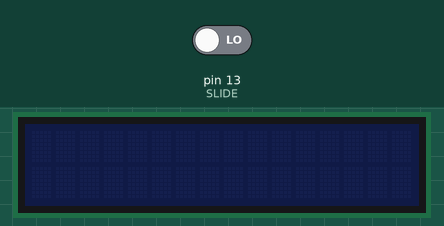
Simulated run of this sketch. Board: Arduino Uno, built with avr-gcc and run on an emulated ATmega328P. Shown: 16×2 character LCD. Inputs (shaded band) come from the test bench; at power-on: pin 13 (SLIDE) LOW. What the sketch prints to the serial monitor is not drawn.

Above: at 1.2 s.
1.3 s: pin 13 (SLIDE) driven HIGH
At 1.6 s:
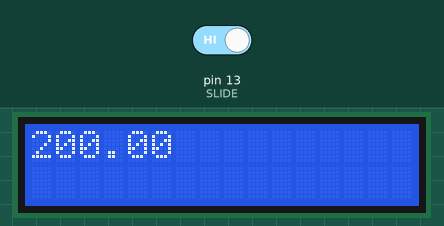
2.8 s: pin 13 (SLIDE) driven LOW
At 3.8 s:
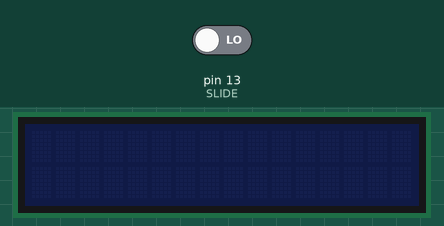
Timing chart, 0 to 5.8 s (numbered marks = the images above; inputs shaded):
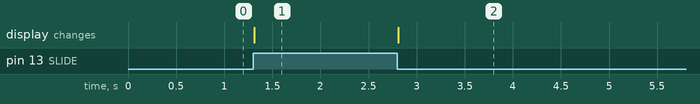

Measured:
- after the input at 1.3 s, the display: changes at once (image 1)
- after the input at 2.8 s, the display: changes at once (image 2)

The sketch:

LCD_____________.ino
```cpp
#include <Adafruit_LiquidCrystal.h>

Adafruit_LiquidCrystal lcd(0);

#define SLIDE 13
#define TMP A0

int status = 0;
void setup()
{
  lcd.begin(16,2);
  lcd.setCursor(0,3);
  lcd.setBacklight(0);
  pinMode(SLIDE, INPUT);
  pinMode(TMP, INPUT);
  Serial.begin(9600);
}
void lcd_on(){
 	float voltage = analogRead(TMP) * 5.0 / 1024.0;
  	float tmp = voltage * 100 - 50;
  	Serial.println(tmp);
  	lcd.setBacklight(1);
    lcd.print(tmp);
}
void lcd_off(){
  lcd.setBacklight(0);
  lcd.clear();
}
void loop()
{
 	int value = digitalRead(SLIDE);
  if(status != value){
  	lcd.clear();
    status = value;
  }else{
    return;
  }
  if(value){
   	lcd_on();
  }else{
  	lcd_off();
  }
}
```
